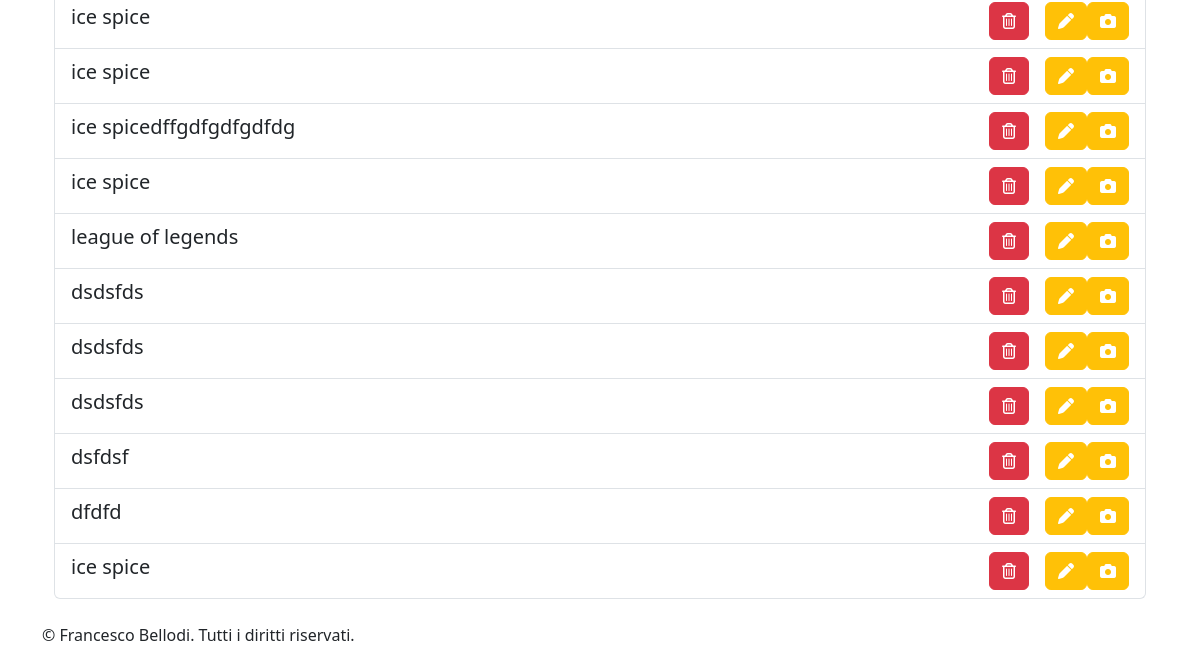
The page /restaurants/own-restaurants/ (signed in, lower part) on the database as committed earlier.
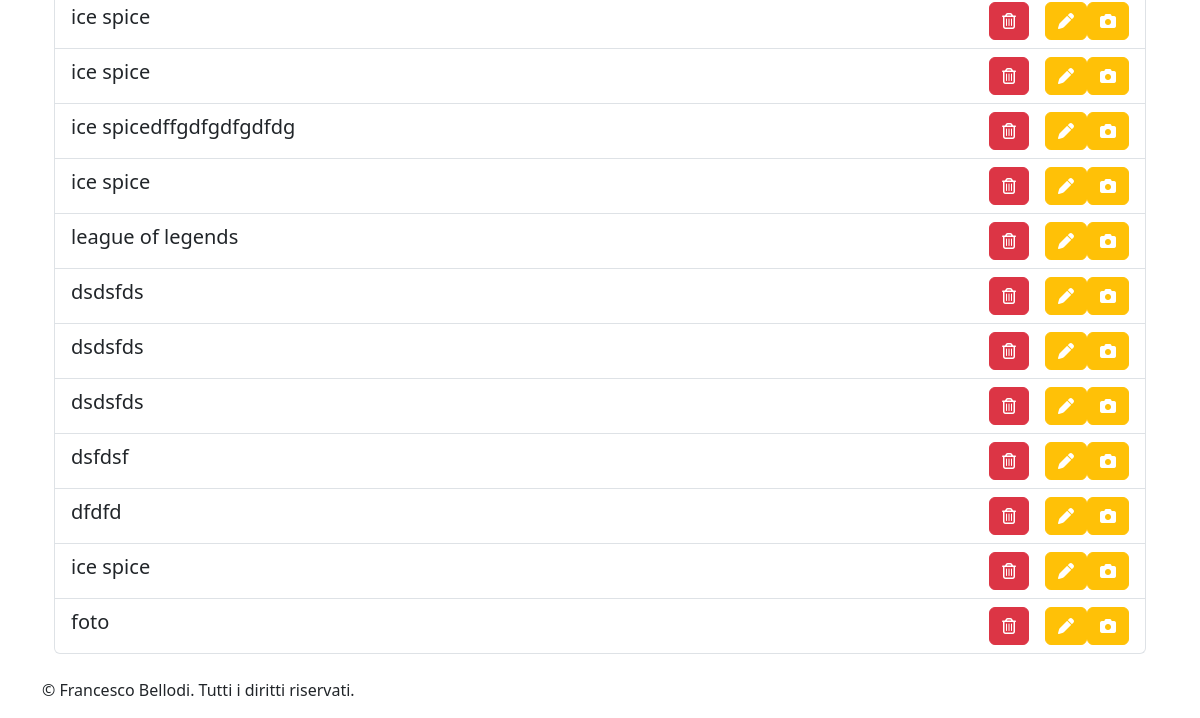
The same page on the database as committed later.
### restaurantsApp/models.py (models this page shows, shortened)
class Restaurant(models.Model):
    restaurantID = models.IntegerField(primary_key=True)
    owner = models.ForeignKey(settings.AUTH_USER_MODEL, on_delete=models.CASCADE)
    name = models.CharField(max_length=100)
    address = models.CharField(max_length=200)
    phone_number = PhoneNumberField()
    cuisine_type = models.CharField(max_length=200)
    meal_type = models.CharField(max_length=200)
    max_booking = models.IntegerField(default=100)
    average_rating = models.FloatField(default=0, null=True)
    def __str__(self):
        return self.name

### restaurantsApp/views.py (the view)
# urls.py: path("own-restaurants/", RestaurantOwnerListView.as_view(), name='user_restaurants'),
class RestaurantOwnerListView(LoginRequiredMixin, ListView):
    model = Restaurant
    template_name = 'restaurantsApp/user_restaurants.html'  # Specifica il percorso al tuo template
    context_object_name = 'objects'  # Nome del contesto da utilizzare nel template
    def get_context_data(self, *, object_list=None, **kwargs):
        context = super().get_context_data(**kwargs)
        context["obj_delete"] = 'restaurant_delete'
        context["title_page"] = 'I miei ristoranti'
        context["obj_name"] = 'Ristoranti'
        context["obj_update"] = 'restaurant_update'
        return context
    def get_queryset(self):
        user = self.request.user
        return Restaurant.objects.filter(owner=user)

### mixins/user_mixins.py (called while the page is built)
    def test_func(self):
        return self.request.user.is_authenticated

### restaurantsApp/templates/restaurantsApp/user_restaurants.html
{% extends 'user-object-list.html' %}
{% load django_bootstrap5 %}
{% block modify %}
  <a class="btn btn-warning" href="{% url 'restaurant_update' obj.pk %}"><i class="fa-solid fa-pen" style="color: #ffffff;"></i></a>
  <a class="btn btn-warning" href="{% url 'photo_create' obj.pk %}"><i class="fa-solid fa-camera" style="color: #ffffff;"></i></a>
{% endblock %}

### templates/user-object-list.html (shortened to what this page needs)
{% extends "base.html" %}
{% load django_bootstrap5 %}
{% block content %}
  <div class="container">
  <ul class="list-group">
  {% for obj in objects %}
    <li class="list-group-item">
    <div class="d-flex justify-content-between align-items-center">
        <div><h5>{{ obj }}</h5></div>
        <div class="d-flex">
            <form action="{% url obj_delete obj.pk %}" method="post">
                <button type="submit" class="btn btn-danger" onclick="return confirm('Sicuro di voler eliminare?')">
                    <i class="fa-regular fa-trash-can"></i>
                </button>
            </form>
            {% block modify %}{% endblock %}
        </div>
    </div>
</li>
  {% empty %}
    <li class="list-group-item">{{ obj_name }} non presenti</li>
  {% endfor %}
  </ul>
  </div>
{% endblock %}

Rows that differ between the two databases and show on the page:
added Restaurant: name "foto"
